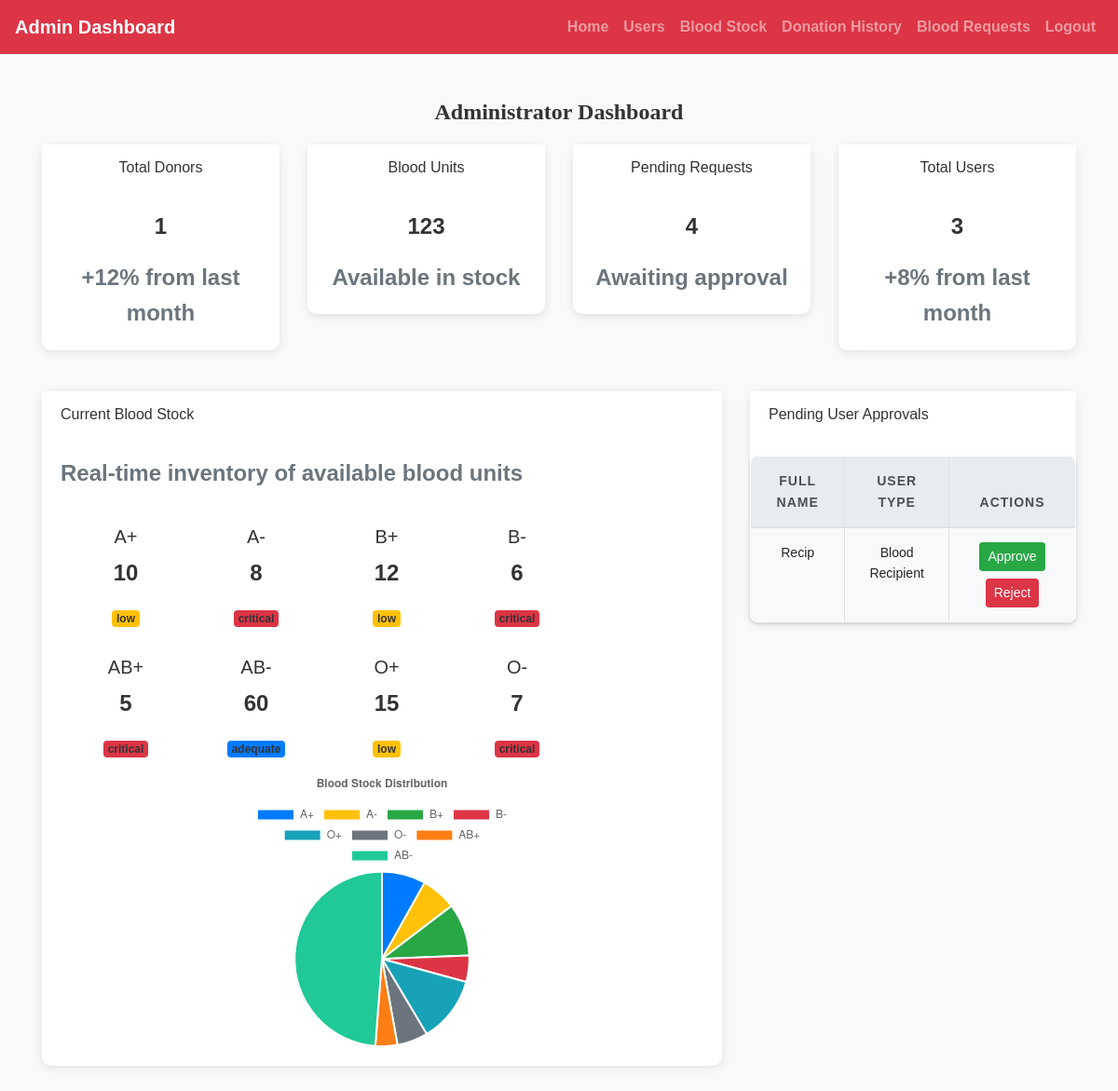
/admin/admin_home.php (signed in), run on the app's committed database.
### tables this page shows
CREATE TABLE `blood_stock` (
  `id` int(11) NOT NULL,
  `blood_type` varchar(5) NOT NULL,
  `units_available` int(11) NOT NULL,
  `last_updated` datetime DEFAULT current_timestamp() ON UPDATE current_timestamp()
);

CREATE TABLE `users` (
  `id` int(11) NOT NULL,
  `full_name` varchar(100) NOT NULL,
  `email` varchar(100) NOT NULL,
  `password` varchar(255) NOT NULL,
  `user_type` enum('Blood Recipient','Blood Donor','Hospital Representative') NOT NULL,
  `phone` varchar(20) NOT NULL,
  `location` varchar(255) NOT NULL,
  `blood_type` enum('A+','A-','B+','B-','O+','O-','AB+','AB-') DEFAULT NULL,
  `dob` date DEFAULT NULL,
  `gender` enum('Male','Female','Other') DEFAULT NULL,
  `full_address` varchar(255) DEFAULT NULL,
  `status` enum('pending','approved') DEFAULT 'pending',
  `created_at` timestamp NOT NULL DEFAULT current_timestamp()
);

### admin/admin_home.php (the view, shortened to what this page needs)
<?php
include('config.php');
$total_donors_sql = "SELECT COUNT(*) as count FROM users WHERE user_type = 'Blood Donor' AND status = 'approved'";
$total_donors_result = mysqli_query($conn, $total_donors_sql);
$total_donors = mysqli_fetch_assoc($total_donors_result)['count'];
$total_users_sql = "SELECT COUNT(*) as count FROM users";
$total_users_result = mysqli_query($conn, $total_users_sql);
$total_users = mysqli_fetch_assoc($total_users_result)['count'];
$total_units_sql = "SELECT SUM(units_available) as total FROM blood_stock";
$total_units_result = mysqli_query($conn, $total_units_sql);
$total_units = mysqli_fetch_assoc($total_units_result)['total'] ?? 0;
$pending_requests_sql = "SELECT COUNT(*) as count FROM blood_requests WHERE status = 'pending'";
$pending_requests_result = mysqli_query($conn, $pending_requests_sql);
$pending_requests = mysqli_fetch_assoc($pending_requests_result)['count'];
$blood_stock_sql = "SELECT blood_type, units_available FROM blood_stock";
$blood_stock_result = mysqli_query($conn, $blood_stock_sql);
$blood_stock = mysqli_fetch_all($blood_stock_result, MYSQLI_ASSOC);
$pending_users_sql = "SELECT * FROM users WHERE status = 'pending'";
$pending_users_result = mysqli_query($conn, $pending_users_sql);
?>
<!DOCTYPE html>
<html lang="en">
<head>
    <link rel="stylesheet" href="https://stackpath.bootstrapcdn.com/bootstrap/4.5.2/css/bootstrap.min.css">
    <link rel="stylesheet" href="../css/style.css" />
</head>
<body>
<?php include('admin_navbar.php'); ?>
<div class="container mt-5">
    <h2 class="dashboard-header">Administrator Dashboard</h2>
    <div class="row mb-4">
        <div class="col-md-3">
            <div class="card text-center">
                <div class="card-header">Total Donors</div>
                <div class="card-body">
                    <p class="card-text"><?= $total_donors ?></p>
                    <p class="card-text text-muted">+12% from last month</p>
                </div>
            </div>
        </div>
        <div class="col-md-3">
            <div class="card text-center">
                <div class="card-header">Blood Units</div>
                <div class="card-body">
                    <p class="card-text"><?= $total_units ?></p>
                    <p class="card-text text-muted">Available in stock</p>
                </div>
            </div>
        </div>
        <div class="col-md-3">
            <div class="card text-center">
                <div class="card-header">Pending Requests</div>
                <div class="card-body">
                    <p class="card-text"><?= $pending_requests ?></p>
                    <p class="card-text text-muted">Awaiting approval</p>
                </div>
            </div>
        </div>
        <div class="col-md-3">
            <div class="card text-center">
                <div class="card-header">Total Users</div>
                <div class="card-body">
                    <p class="card-text"><?= $total_users ?></p>
                    <p class="card-text text-muted">+8% from last month</p>
                </div>
            </div>
        </div>
    </div>
    <div class="row">
        <div class="col-md-8">
            <div class="card">
                <div class="card-header">Current Blood Stock</div>
                <div class="card-body">
                    <p class="card-text text-muted">Real-time inventory of available blood units</p>
                    <div>
                        <?php
                        $blood_types = ['A+', 'A-', 'B+', 'B-', 'AB+', 'AB-', 'O+', 'O-'];
                        foreach ($blood_types as $type) {
                            $unit = array_filter($blood_stock, fn($s) => $s['blood_type'] === $type);
                            $unit = $unit ? $unit[array_key_first($unit)]['units_available'] : 0;
                            $status = $unit >= 40 ? 'adequate' : ($unit >= 10 ? 'low' : 'critical');
                            $badge_class = $status === 'adequate' ? 'badge-adequate' : ($status === 'low' ? 'badge-low' : 'badge-critical');
                            echo "<div class='stock-card'><h5>$type</h5><p class='card-text'>$unit</p><span class='badge $badge_class'>$status</span></div>";
                        }
                        ?>
                    </div>
                    <div class="chart-container">
                        <canvas id="bloodStockChart"></canvas>
                    </div>
                </div>
            </div>
        </div>
        <div class="col-md-4">
            <div class="card">
                <div class="card-header">Pending User Approvals</div>
                <div class="card-body p-0">
                    <?php if (mysqli_num_rows($pending_users_result) > 0): ?>
                        <table class="table table-bordered table-striped mb-0">
                            <thead class="thead-light">
                                <tr>
                                    <th>Full Name</th>
                                    <th>User Type</th>
                                    <th>Actions</th>
                                </tr>
                            </thead>
                            <tbody>
                                <?php while ($row = mysqli_fetch_assoc($pending_users_result)): ?>
                                    <tr>
                                        <td><?= htmlspecialchars($row['full_name']) ?></td>
                                        <td><?= htmlspecialchars($row['user_type']) ?></td>
                                        <td>
                                            <form method="POST" action="approve_user.php" style="display:inline;">
                                                <button type="submit" name="action" value="approve" class="mb-2 btn btn-sm btn-success">Approve</button>
                                                <button type="submit" name="action" value="reject" class="btn btn-sm btn-danger">Reject</button>
                                            </form>
                                        </td>
                                    </tr>
                                <?php endwhile; ?>
                            </tbody>
                        </table>
                    <?php else: ?>
                        <div class="p-3 alert alert-info">No users awaiting approval.</div>
                    <?php endif; ?>
                </div>
            </div>
        </div>
    </div>
</div>
<script>
    // Pie Chart for Blood Stock
    const ctx = document.getElementById('bloodStockChart').getContext('2d');
    const bloodStockChart = new Chart(ctx, {
        type: 'pie',
        data: {
            labels: <?php echo json_encode(array_column($blood_stock, 'blood_type')); ?>,
            datasets: [{
                data: <?php echo json_encode(array_column($blood_stock, 'units_available')); ?>,
                backgroundColor: ['#007bff', '#ffc107', '#28a745', '#dc3545', '#17a2b8', '#6c757d', '#fd7e14', '#20c997']
            }]
        },
        options: {
            responsive: true,
            maintainAspectRatio: false,
            plugins: {
                legend: { position: 'top' },
                title: { display: true, text: 'Blood Stock Distribution' }
            }
        }
    });
</script>
</body>
</html>

### css/style.css (style rules this page uses)
body { background: #f8f9fa; font-family: 'Arial', sans-serif; color: #333; line-height: 1.6; }
h1, h2, h3, h4 { text-align: center; margin-top: 30px; margin-bottom: 30px; font-family: 'Georgia', serif; }
.container { margin-bottom: 40px; }
.table { width: 100%; border-collapse: collapse; margin-top: 20px; font-size: 16px; background-color: #ffffff; border-radius: 8px; overflow: hidden; box-shadow: 0 2px 4px rgba(0, 0, 0, 0.1); }
.table th, .table td { padding: 15px; border: 1px solid #dee2e6; text-align: center; }
.table thead th { background-color: #004d4d; color: white; font-weight: bold; text-transform: uppercase; letter-spacing: 1px; }
.table tbody tr:nth-child(odd) { background-color: #f8f9fa; }

### admin/admin_home.php (style rules this page uses)
.dashboard-header { font-size: 24px; font-weight: bold; margin-bottom: 20px; }
.card { border: none; border-radius: 10px; box-shadow: 0 2px 10px rgba(0,0,0,0.1); margin-bottom: 20px; }
.card-header { background-color: #fff; border-bottom: none; }
.card-text { font-size: 24px; font-weight: bold; }
.stock-card { width: 120px; height: 120px; display: inline-block; margin: 10px; text-align: center; padding: 10px; }
.stock-card .badge { font-size: 12px; }
.badge-adequate { background-color: #007bff; }
.badge-low { background-color: #ffc107; }
.badge-critical { background-color: #dc3545; }
.chart-container { position: relative; height: 300px; width: 300px; margin: 0 auto; }
.table th, .table td { font-size: 14px; }
.table th { background-color: #e9ecef; }

### data on the page
blood_stock: type "A+", units_available "10", units_available "low"
blood_stock: type "A-", units_available "8", units_available "critical"
blood_stock: type "B+", units_available "12", units_available "low"
blood_stock: type "B-", units_available "6", units_available "critical"
blood_stock: type "AB+", units_available "5", units_available "critical"
blood_stock: type "AB-", units_available "60", units_available "adequate"
blood_stock: type "O+", units_available "15", units_available "low"
blood_stock: type "O-", units_available "7", units_available "critical"
users: full_name "Recip", user_type "Blood Recipient"

### other printed values
$total_donors "1"
$total_units "123"
$pending_requests "4"
$total_users "3"
chart data {{ json_encode(array_column($blood_stock, 'blood_type')) }} ["A+","A-","B+","B-","O+","O-","AB+","AB-"]
chart data {{ json_encode(array_column($blood_stock, 'units_available')) }} ["10","8","12","6","15","7","5","60"]
